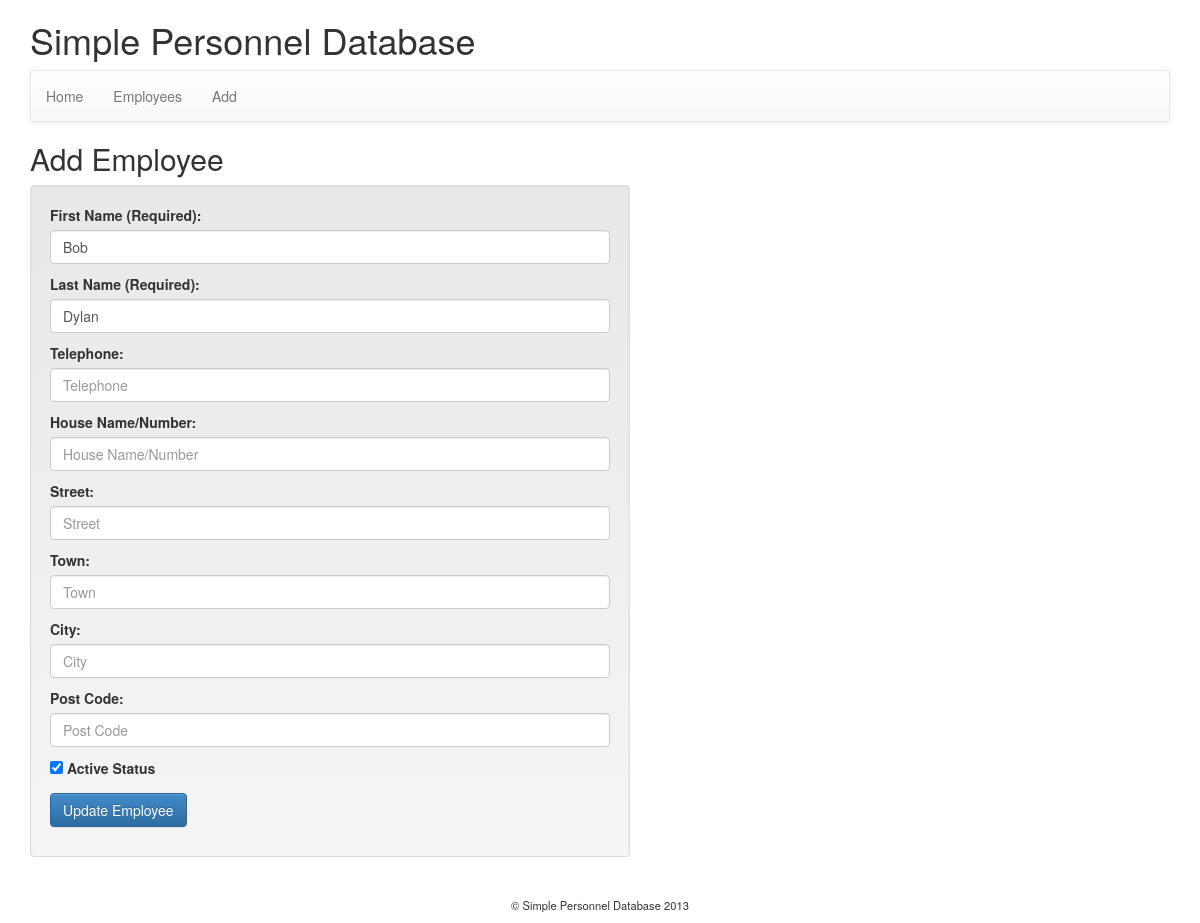
/employee_manage/edit/0/4, run on the app's committed database.
### tables this page shows
CREATE TABLE IF NOT EXISTS `employees` (
  `id` bigint(20) NOT NULL AUTO_INCREMENT,
  `first_name` varchar(32) NOT NULL,
  `last_name` varchar(32) NOT NULL,
  `telephone` varchar(16) DEFAULT NULL,
  `house_name_number` varchar(32) DEFAULT NULL,
  `street` varchar(32) DEFAULT NULL,
  `town` varchar(32) DEFAULT NULL,
  `city` varchar(32) DEFAULT NULL,
  `post_code` varchar(8) DEFAULT NULL,
  `active_status` tinyint(1) NOT NULL DEFAULT '1',
  PRIMARY KEY (`id`)
);

### application/controllers/employee_manage.php (called while the page is built, shortened)
<?php if ( ! defined('BASEPATH')) exit('No direct script access allowed');
class Employee_manage extends CI_Controller {
	public function __construct(){
		$this->load->library('form_validation');
		$this->load->model('employee_model');
	}
	public function edit($page_num = 1, $employee_id = null){
		$this->data['page_title'] = 'edit';
		$this->data['action_url'] = base_url() . 'employee_manage/edit/' . $page_num . '/' . $employee_id;
		$this->data['submit_value'] = 'Update Employee';
		if(isset($_POST) && !empty($_POST)){
			$this->_collect_post_data();
			$this->_validate_form();
			if ($this->form_validation->run() == true){
				$this->employee_model->update_employee($this->data['form'], $employee_id);
				redirect('/employee_manage/employee_list/' . $page_num . '/' . $employee_id, 'refresh');
			}
			else{
				$this->data['message'] = validation_errors();
			}
		}
		else{
			$this->data['form'] = $this->employee_model->get_employee_by_id($employee_id);
		}
		$this->load->view('header', $this->data);
		$this->load->view('employee_manage_form_view', $this->data);
		$this->load->view('footer');
	}
	private function _reset_form(){
		$this->data['form'] = array(
			'first_name'		=> '',
			'last_name'			=> '',
			'telephone'			=> '',
			'house_name_number'	=> '',
			'street'			=> '',
			'town'				=> '',
			'city'				=> '',
			'post_code'			=> '',
			'active_status'		=> 'true'
		);
	}
}

### index.php (called while the page is built, shortened)
<?php
require_once BASEPATH.'core/CodeIgniter.php';

### application/models/employee_model.php (called while the page is built, shortened)
<?php if (!defined('BASEPATH')) exit('No direct script access allowed');
class Employee_model extends CI_Model{
	public function get_employee_by_id($employee_id){
		$this->db->where('id', $employee_id);
		$query = $this->db->get('employees');
		return $query->row_array();
	}
}

### application/views/employee_manage_form_view.php (the view, shortened to what this page needs)
<h2>Add Employee</h2>
<div class="employee-form well">
	<form  action="<?php echo $action_url ?>" method="post" accept-charset="utf-8">
		<p>
			<label for="first_name">First Name (Required):</label>
			<input class="form-control" id="first_name" name="first_name" maxlength="32" placeholder="First Name" value="<?php echo $form['first_name'] ?>">
		</p>
		<p>
			<label for="last_name">Last Name (Required):</label>
			<input class="form-control" id="last_name" name="last_name" maxlength="32" placeholder="Last Name" value="<?php echo $form['last_name'] ?>">
		</p>
		<p>
			<label for="telephone">Telephone:</label>
			<input class="form-control" id="telephone" name="telephone" maxlength="16" placeholder="Telephone" value="<?php echo $form['telephone'] ?>">
		</p>
		<p>
			<label for="house_name_number">House Name/Number:</label>
			<input class="form-control" id="house_name_number" name="house_name_number" maxlength="32" placeholder="House Name/Number"
			value="<?php echo $form['house_name_number'] ?>">
		</p>
		<p>
			<label for="street">Street:</label>
			<input class="form-control" id="street" name="street" maxlength="32" placeholder="Street" value="<?php echo $form['street'] ?>">
		</p>
		<p>
			<label for="town">Town:</label>
			<input class="form-control" id="town" name="town" maxlength="32" placeholder="Town" value="<?php echo $form['town'] ?>">
		</p>
		<p>
			<label for="city">City:</label>
			<input class="form-control" id="city" name="city" maxlength="32" placeholder="City" value="<?php echo $form['city'] ?>">
		</p>
		<p>
			<label for="post_code">Post Code:</label>
			<input class="form-control" id="post_code" name="post_code" maxlength="16" placeholder="Post Code" value="<?php echo $form['post_code'] ?>">
		</p>
		<p>
			<label>
      			<input type="checkbox" name="active_status"<?php if($form['active_status']) { echo ' checked="checked"';} ?>> Active Status
    		</label>
		</p>
		<p>
			<input type="submit" name="submit" class="btn btn-primary" value="<?php echo $submit_value ?>">
		</p>
	</form>
</div>

### data on the page
employees: first_name "Bob", last_name "Dylan", active_status "☑"

### other printed values
$this->config->item('site_name') "Simple Personnel Database"
